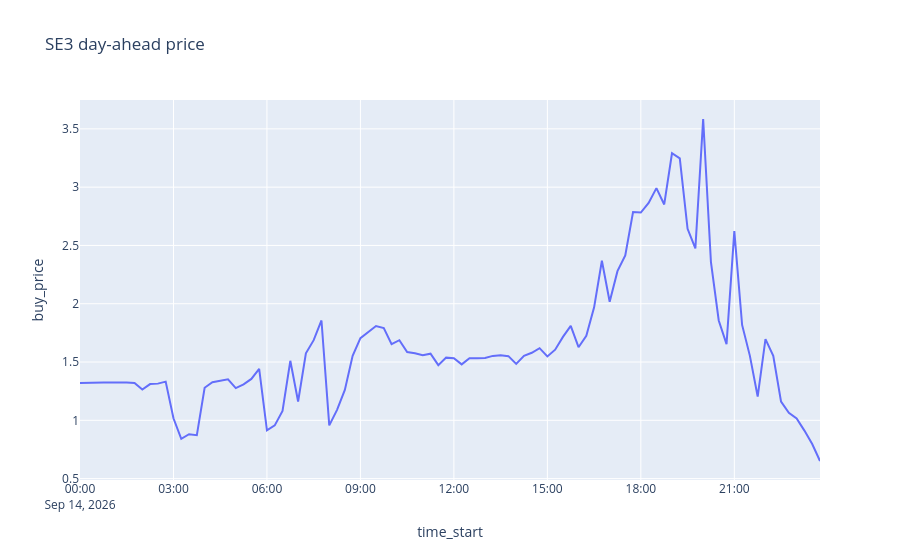

The notebook cell saved with this chart:
### Markdown cell above
## 8. Price plot

### Code cell
fig_price = px.line(
    result_no_deg,
    x="time_start",
    y="buy_price",
    title="SE3 day-ahead price"
)
fig_price.show()
